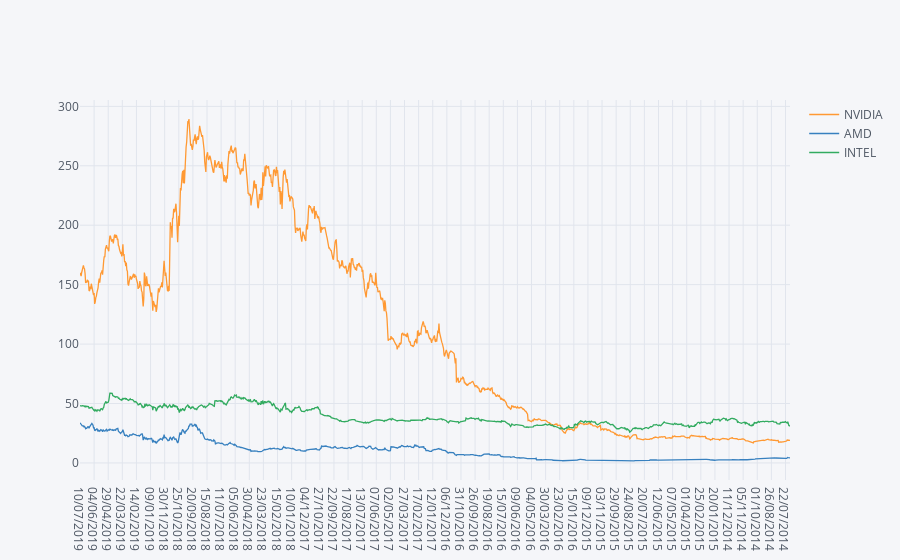

The notebook cell this image was saved under:
### Code cell
stocks.iplot()

### Figure 1 — Plotly figure (JSON) as saved in the notebook; plotly's stock layout.template omitted (floating-point values rounded to 4 significant figures; data arrays with more than 128 entries replaced by an {"elided": "..."} marker saying what was removed)
{"data": [{"line": {"color": "rgba(255, 153, 51, 1.0)", "dash": "solid", "shape": "linear", "width": 1.3}, "mode": "lines", "name": "NVIDIA", "text": "", "type": "scatter", "uid": "45dac780-a83d-426a-9ffc-5dba55711d78", "x": {"elided": "1259 str values"}, "y": {"elided": "1259 float values"}}, {"line": {"color": "rgba(55, 128, 191, 1.0)", "dash": "solid", "shape": "linear", "width": 1.3}, "mode": "lines", "name": "AMD", "text": "", "type": "scatter", "uid": "084b686b-5160-4206-afd9-d284909df62e", "x": {"elided": "1259 str values"}, "y": {"elided": "1259 float values"}}, {"line": {"color": "rgba(50, 171, 96, 1.0)", "dash": "solid", "shape": "linear", "width": 1.3}, "mode": "lines", "name": "INTEL", "text": "", "type": "scatter", "uid": "795c11f0-9971-4647-b6fd-a54a365cc7bb", "x": {"elided": "1259 str values"}, "y": {"elided": "1259 float values"}}], "layout": {"legend": {"bgcolor": "#F5F6F9", "font": {"color": "#4D5663"}}, "paper_bgcolor": "#F5F6F9", "plot_bgcolor": "#F5F6F9", "title": {"font": {"color": "#4D5663"}}, "xaxis": {"gridcolor": "#E1E5ED", "showgrid": true, "tickfont": {"color": "#4D5663"}, "title": {"font": {"color": "#4D5663"}, "text": ""}, "zerolinecolor": "#E1E5ED"}, "yaxis": {"gridcolor": "#E1E5ED", "showgrid": true, "tickfont": {"color": "#4D5663"}, "title": {"font": {"color": "#4D5663"}, "text": ""}, "zerolinecolor": "#E1E5ED"}}}
